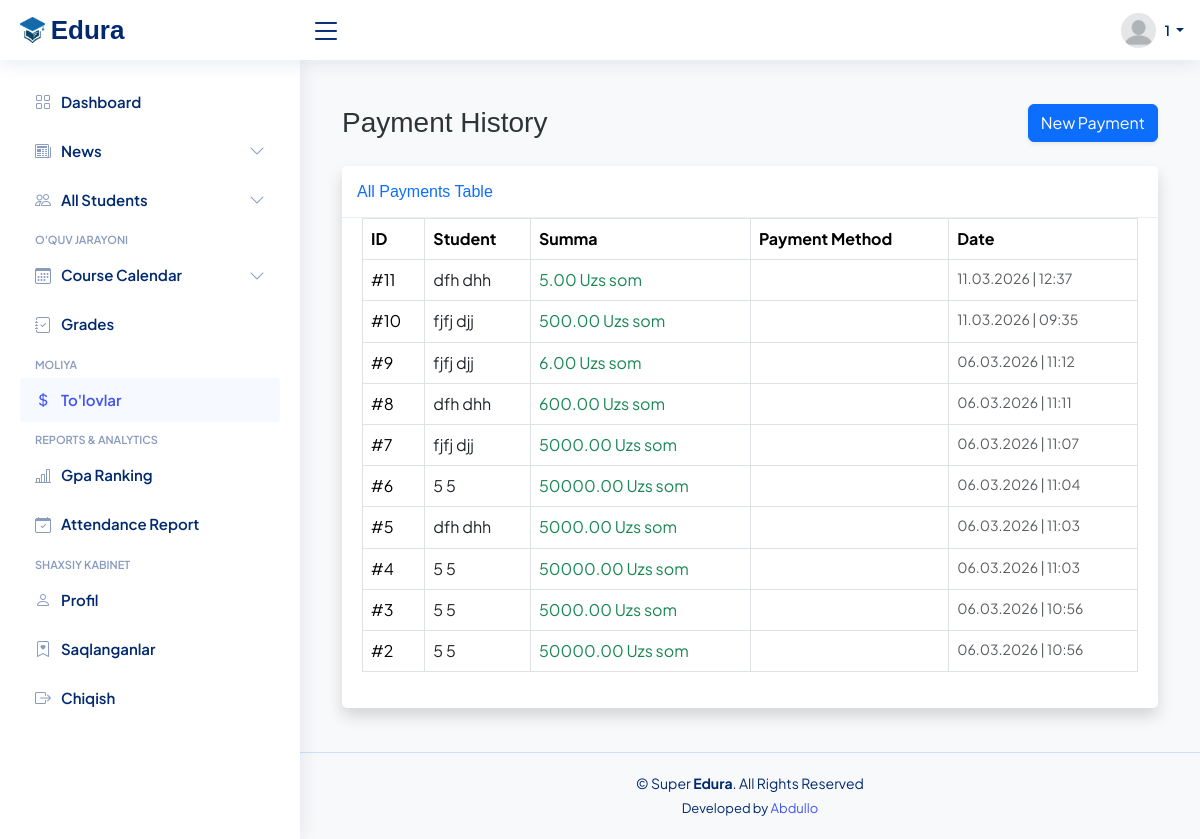
/payments/ (signed in), run on the app's committed database.
### finance/models.py (models this page shows, shortened)
class Payment(models.Model):
    PAYMENT_METHODS = (
        ('cash', 'Naqd'),
        ('card', 'Plastik (Click/Payme)'),
        ('bank', 'Bank o\'tkazmasi'),
    )
    student = models.ForeignKey(Student, on_delete=models.CASCADE, related_name='payments')
    amount = models.DecimalField(max_digits=10, decimal_places=2)
    date = models.DateTimeField(auto_now_add=True)
    payment_method = models.CharField(max_length=10, choices=PAYMENT_METHODS)
    comment = models.TextField(blank=True, null=True)
    class Meta:
        verbose_name = "To'lov"
        verbose_name_plural = "To'lovlar"

### student_management/models.py (models this page shows, shortened)
class Student(models.Model):
    GENDER_CHOICES = (
        ('M', 'Male'),
        ('F', 'Female'),
    )
    ACADEMIC_LEVEL_CHOICES = (
        ('P.1', 'Primary 1'),
        ('P.2', 'Primary 2'),
        ('P.3', 'Primary 3'),
        ('P.4', 'Primary 4'),
        ('P.5', 'Primary 5'),
    )
    ENROLLMENT_STATUS_CHOICES = (
        ('active', 'Active'),
        ('dismissed', 'Dismissed'),
        ('graduated', 'Graduated'),
        ('transferred', 'Transferred'),
    )
    user = models.OneToOneField(
        settings.AUTH_USER_MODEL,
        on_delete=models.CASCADE,
        related_name='student_profile',
        null=True, # Avvaldan bor talabalar uchun xato bermasligi uchun
        blank=True
    )
    id = models.UUIDField(primary_key=True, default=uuid.uuid4, editable=False)
    first_name = models.CharField('First Name', max_length=50)
    last_name = models.CharField('Last Name', max_length=50)
    birth_date = models.DateField('Birth Date')
    gender = models.CharField('Gender', max_length=10, choices=GENDER_CHOICES, default='M')
    current_academic_level = models.CharField('Current Academic Level', max_length=10, choices=ACADEMIC_LEVEL_CHOICES)
    enrollment_status = models.CharField('Enrollment Status', max_length=20, choices=ENROLLMENT_STATUS_CHOICES, default='active')
    photo = models.ImageField('Photo', upload_to='students/photos', blank=True, null=True)
    created_at = models.DateTimeField(auto_now_add=True)
    class Meta:
        verbose_name = "Talaba"
        verbose_name_plural = "Talabalar"
        ordering = ['-created_at']

### core/views.py (the view)
# urls.py: path('payments/', views.payment_list, name='payment_list'),
@login_required(login_url='core:login')
@login_required(login_url='core:login')
def payment_list(request):
    payments = Payment.objects.all().select_related('student').order_by('-date')
    students_list = Student.objects.filter(enrollment_status='active')
    paginator = Paginator(payments, 10)
    page_obj = paginator.get_page(request.GET.get('page'))
    return render(request, 'main/payment_list.html', {
        'payments': page_obj,
        'students_list': students_list
    })

### core/context_processors.py (called while the page is built)
def unread_messages_data(request):
    if request.user.is_authenticated and request.user.is_superuser:
        unread_qs = ContactMessage.objects.filter(is_read=False).order_by('-created_at')
        return {
            'unread_count': unread_qs.count(),        # Jami soni: {{ unread_count }}
            'unread_msgs_list': unread_qs[:5]         # Oxirgi 5 tasi: {% for msg in unread_msgs_list %}
        }
    return {
        'unread_count': 0,
        'unread_msgs_list': []
    }

### core/templates/main/payment_list.html (shortened to what this page needs)
{% extends 'main/base.html' %}
{% block content %}
<div class="container-fluid mt-4">
    <div class="d-sm-flex align-items-center justify-content-between mb-4">
        <h1 class="h3 mb-0 text-gray-800">Payment History</h1>
        <a href="{% url 'core:add_payment' %}" class="btn btn-primary shadow-sm">
             New Payment
        </a>
    </div>
    <div class="card shadow mb-4">
        <div class="card-header py-3 bg-white">
            <h6 class="m-0 font-weight-bold text-primary">All Payments Table</h6>
        </div>
        <div class="card-body">
            <div class="table-responsive">
                <table class="table table-bordered table-hover" id="dataTable" width="100%" cellspacing="0">
                    <thead class="thead-light">
                        <tr>
                            <th>ID</th>
                            <th>Student</th>
                            <th>Summa</th>
                            <th>Payment Method</th>
                            <th>Date</th>
                        </tr>
                    </thead>
                    <tbody>
                        {% for payment in payments %}
                        <tr>
                            <td>#{{ payment.id }}</td>
                            <td class="font-weight-bold text-dark">
                                {% if payment.student.first_name %}
                                    {{ payment.student.first_name }} {{ payment.student.last_name }}
                                {% else %}
                                    {{ payment.student }}
                                {% endif %}
                            </td>
                            <td class="text-success font-weight-bold">
                                {{ payment.amount }} Uzs som
                            </td>
                            <td>
                                {% if payment.payment_method == 'cash' %}
                                    <span class="badge badge-info">Cash</span>
                                {% elif payment.payment_method == 'card' %}
                                    <span class="badge badge-warning">Card</span>
                                {% else %}
                                    <span class="badge badge-secondary">Bank</span>
                                {% endif %}
                            </td>
                            <td class="text-muted small">
                                {{ payment.date|date:"d.m.Y | H:i" }}
                            </td>
                        </tr>
                        {% empty %}
                        <tr>
                            <td colspan="5" class="text-center py-4">No payments found.</td>
                        </tr>
                        {% endfor %}
                    </tbody>
                </table>
            </div>
        </div>
    </div>
</div>
{% endblock %}

### core/templates/includes/header.html (shortened to what this page needs)
{% load static %}
<header id="header" class="header fixed-top d-flex align-items-center">
  <div class="d-flex align-items-center justify-content-between">
    <a href="{% url 'core:dashboard' %}" class="logo d-flex align-items-center">
      <img src="{% static 'img/logo.png' %}" alt="Logo">
      <span class="d-none d-lg-block">Edura</span>
    </a>
    <i class="bi bi-list toggle-sidebar-btn"></i>
  </div>
  <nav class="header-nav ms-auto">
    <ul class="d-flex align-items-center">
      <li class="nav-item dropdown pe-3">
        <a class="nav-link nav-profile d-flex align-items-center pe-0" href="#" data-bs-toggle="dropdown">
          {% if user.student_profile.photo %}
            <img src="{{ user.student_profile.photo.url }}" alt="Profile" class="rounded-circle" style="width: 35px; height: 35px; object-fit: cover;">
          {% else %}
            <img src="{% static 'img/profile-img.png' %}" alt="Default Profile" class="rounded-circle" style="width: 35px; height: 35px; object-fit: cover;">
          {% endif %}
          <span class="d-none d-md-block dropdown-toggle ps-2">
            {{ user.first_name|default:user.username }}
          </span>
        </a>
      </li>
    </ul>
  </nav>
</header>

### core/static/css/style.css (style rules this page uses)
:root { scroll-behavior: smooth; }
body { font-family: "Open Sans", sans-serif; background: #f6f9ff; color: #444444; }
a { color: #4154f1; text-decoration: none; }
h1, h2, h3, h4, h5, h6 { font-family: "Nunito", sans-serif; }
.card { margin-bottom: 30px; border: none; border-radius: 5px; box-shadow: 0px 0 30px rgba(1, 41, 112, 0.1); }
.card-header, .card-footer { border-color: #ebeef4; background-color: #fff; color: #798eb3; padding: 15px; }
.card-body { padding: 0 20px 20px 20px; }
.logo { line-height: 1; }
@media (min-width: 1200px) { .logo { width: 280px; } }
.logo img { max-height: 26px; margin-right: 6px; }
.logo span { font-size: 26px; font-weight: 700; color: #012970; font-family: "Nunito", sans-serif; }
.header { transition: all 0.5s; z-index: 997; height: 60px; box-shadow: 0px 2px 20px rgba(1, 41, 112, 0.1); background-color: #fff; padding-left: 20px; }
.header .toggle-sidebar-btn { font-size: 32px; padding-left: 10px; cursor: pointer; color: #012970; }
.header-nav ul { list-style: none; }
.header-nav>ul { margin: 0; padding: 0; }
.header-nav .nav-profile { color: #012970; }
.header-nav .nav-profile img { max-height: 36px; }
.header-nav .nav-profile span { font-size: 14px; font-weight: 600; }

### core/templates/main/base.html (style rules this page uses)
:root { --edura-primary: #4361ee; --edura-secondary: #3f37c9; --edura-success: #4cc9f0; --edura-danger: #f72585; --glass-bg: rgba(255, 255, 255, 0.95); }
body { font-family: 'Plus Jakarta Sans', sans-serif; background-color: #f8f9fa; color: #2d3436; }

### data on the page
Payment: id "11", student.first_name "dfh", student.last_name "dhh", amount "5.00", date|H "11.03.2026 | 12:37"
Payment: id "10", student.first_name "fjfj", student.last_name "djj", amount "500.00", date|H "11.03.2026 | 09:35"
Payment: id "9", student.first_name "fjfj", student.last_name "djj", amount "6.00", date|H "06.03.2026 | 11:12"
Payment: id "8", student.first_name "dfh", student.last_name "dhh", amount "600.00", date|H "06.03.2026 | 11:11"
Payment: id "7", student.first_name "fjfj", student.last_name "djj", amount "5000.00", date|H "06.03.2026 | 11:07"
Payment: id "6", student.first_name "5", student.last_name "5", amount "50000.00", date|H "06.03.2026 | 11:04"
Payment: id "5", student.first_name "dfh", student.last_name "dhh", amount "5000.00", date|H "06.03.2026 | 11:03"
Payment: id "4", student.first_name "5", student.last_name "5", amount "50000.00", date|H "06.03.2026 | 11:03"
Payment: id "3", student.first_name "5", student.last_name "5", amount "5000.00", date|H "06.03.2026 | 10:56"
Payment: id "2", student.first_name "5", student.last_name "5", amount "50000.00", date|H "06.03.2026 | 10:56"

### other printed values
{{ user.first_name|default:user.username }} "1"
